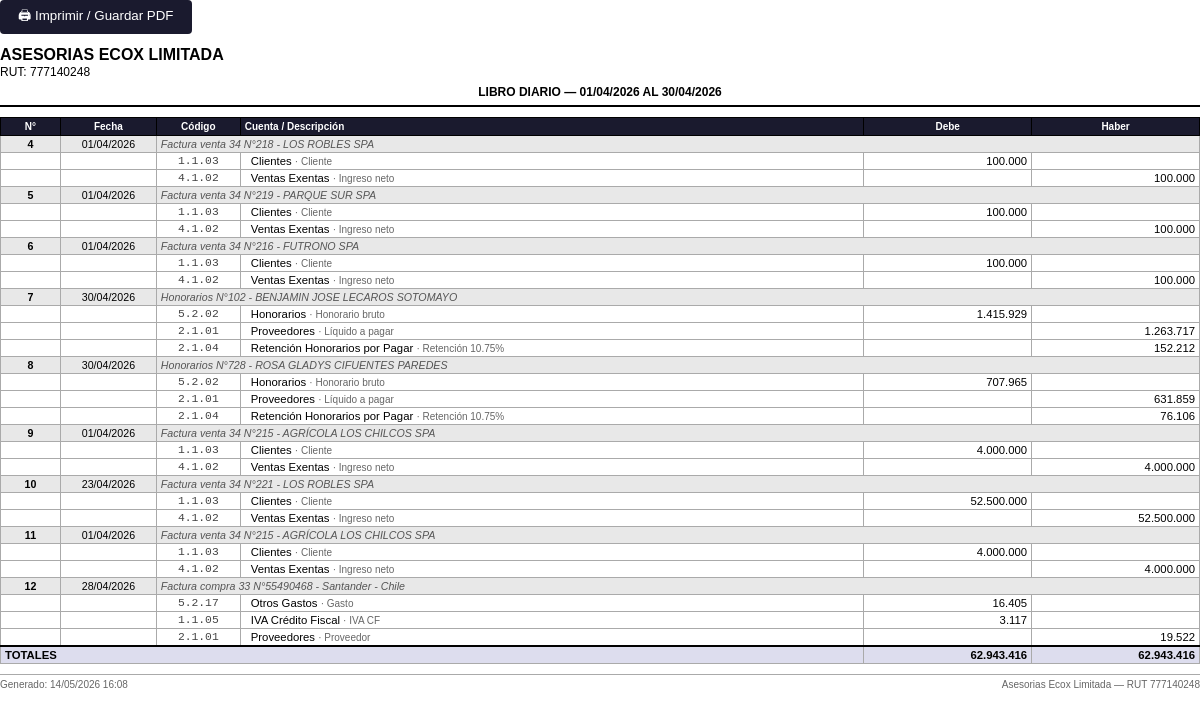
Page /empresa/2/reportes/diario/imprimir on the committed database.
### models.py (models this page shows, shortened)
class Empresa(db.Model):
    __tablename__ = 'empresas'
    id = db.Column(db.Integer, primary_key=True)
    rut = db.Column(db.String(12), unique=True, nullable=False)
    razon_social = db.Column(db.String(200), nullable=False)
    nombre_fantasia = db.Column(db.String(200))
    giro = db.Column(db.String(300))
    activa = db.Column(db.Boolean, default=True)
    clave_sii = db.Column(db.String(200))   # clave portal SII (opcional)
    cuentas = db.relationship('Cuenta', backref='empresa', lazy='dynamic')
    asientos = db.relationship('Asiento', backref='empresa', lazy='dynamic')
    documentos_sii = db.relationship('DocumentoSII', backref='empresa', lazy='dynamic')
    movimientos_banco = db.relationship('MovimientoBanco', backref='empresa', lazy='dynamic')
    reglas = db.relationship('ReglaClasificacion', backref='empresa', lazy='dynamic')

class Asiento(db.Model):
    __tablename__ = 'asientos'
    id = db.Column(db.Integer, primary_key=True)
    empresa_id = db.Column(db.Integer, db.ForeignKey('empresas.id'), nullable=False)
    fecha = db.Column(db.Date, nullable=False)
    numero = db.Column(db.Integer)
    descripcion = db.Column(db.String(500))
    origen = db.Column(db.String(20), default='MANUAL')
    estado = db.Column(db.String(15), default='BORRADOR')
    creado_en = db.Column(db.DateTime, default=datetime.now)
    lineas = db.relationship('LineaAsiento', backref='asiento', lazy='select',
                             cascade='all, delete-orphan',
                             order_by='LineaAsiento.orden')

class LineaAsiento(db.Model):
    __tablename__ = 'lineas_asiento'
    id = db.Column(db.Integer, primary_key=True)
    asiento_id = db.Column(db.Integer, db.ForeignKey('asientos.id'), nullable=False)
    cuenta_id = db.Column(db.Integer, db.ForeignKey('cuentas.id'), nullable=False)
    debe = db.Column(db.Float, default=0.0)
    haber = db.Column(db.Float, default=0.0)
    descripcion = db.Column(db.String(300))
    orden = db.Column(db.Integer, default=0)

class Cuenta(db.Model):
    __tablename__ = 'cuentas'
    id = db.Column(db.Integer, primary_key=True)
    empresa_id = db.Column(db.Integer, db.ForeignKey('empresas.id'), nullable=False)
    codigo = db.Column(db.String(20), nullable=False)
    nombre = db.Column(db.String(200), nullable=False)
    tipo = db.Column(db.String(20), nullable=False)       # ACTIVO, PASIVO, PATRIMONIO, INGRESO, GASTO
    naturaleza = db.Column(db.String(10), nullable=False)  # DEUDORA, ACREEDORA
    nivel = db.Column(db.Integer, default=1)
    cuenta_padre_id = db.Column(db.Integer, db.ForeignKey('cuentas.id'), nullable=True)
    activa = db.Column(db.Boolean, default=True)
    es_titulo = db.Column(db.Boolean, default=False)
    hijos = db.relationship('Cuenta', backref=db.backref('padre', remote_side=[id]))
    lineas = db.relationship('LineaAsiento', backref='cuenta', lazy='dynamic')

### routes/reportes.py (the view)
@bp.route('/empresa/<int:eid>/reportes/diario/imprimir')
def diario_imprimir(eid):
    empresa = Empresa.query.get_or_404(eid)
    desde, hasta = _rango_fechas()
    asientos = (Asiento.query
                .filter_by(empresa_id=eid, estado='CONFIRMADO')
                .filter(Asiento.fecha >= desde, Asiento.fecha <= hasta)
                .order_by(Asiento.numero)
                .all())
    from datetime import datetime
    return render_template('reportes/diario_print.html', empresa=empresa,
                           asientos=asientos, desde=desde, hasta=hasta,
                           now=datetime.now())

### routes/reportes.py (called while the page is built)
def _mes_anterior():
    hoy = date.today()
    if hoy.month == 1:
        y, m = hoy.year - 1, 12
    else:
        y, m = hoy.year, hoy.month - 1
    return date(y, m, 1), date(y, m, calendar.monthrange(y, m)[1])

def _rango_fechas():
    d_def, h_def = _mes_anterior()
    desde_str = request.args.get('desde', d_def.isoformat())
    hasta_str = request.args.get('hasta', h_def.isoformat())
    try:
        desde = date.fromisoformat(desde_str)
        hasta = date.fromisoformat(hasta_str)
    except ValueError:
        desde, hasta = _mes_anterior()
    return desde, hasta

### templates/reportes/diario_print.html (shortened to what this page needs)
<!DOCTYPE html>
<html lang="es">
<head>
</head>
<body>
<button class="btn-print no-print" onclick="window.print()">🖨 Imprimir / Guardar PDF</button>
<div class="page-header">
  <div class="empresa-nombre">{{ empresa.razon_social }}</div>
  <div class="empresa-rut">RUT: {{ empresa.rut }}</div>
  <div class="periodo">Libro Diario — {{ desde.strftime('%d/%m/%Y') }} al {{ hasta.strftime('%d/%m/%Y') }}</div>
</div>
<table>
  <colgroup>
    <col class="c-num"><col class="c-fecha"><col class="c-cod">
    <col class="c-nom"><col class="c-monto"><col class="c-monto">
  </colgroup>
  <thead>
    <tr>
      <th>N°</th><th>Fecha</th><th>Código</th>
      <th class="text-left">Cuenta / Descripción</th>
      <th>Debe</th><th>Haber</th>
    </tr>
  </thead>
  <tbody>
    {% set tot_debe  = [0] %}
    {% set tot_haber = [0] %}
    {% for a in asientos %}
    <tr class="asiento-header">
      <td class="numero">{{ a.numero }}</td>
      <td style="text-align:center">{{ a.fecha.strftime('%d/%m/%Y') }}</td>
      <td colspan="4" style="font-style:italic;color:#555">{{ a.descripcion or '' }}</td>
    </tr>
    {% for l in a.lineas %}
    <tr class="linea">
      <td></td><td></td>
      <td class="cod">{{ l.cuenta.codigo }}</td>
      <td style="padding-left:10px">
        {{ l.cuenta.nombre }}{% if l.descripcion %} <span style="color:#666;font-size:7.5pt">· {{ l.descripcion }}</span>{% endif %}
      </td>
      <td class="num">{% if l.debe %}{{ '{:,.0f}'.format(l.debe).replace(',','.') }}{% endif %}</td>
      <td class="num">{% if l.haber %}{{ '{:,.0f}'.format(l.haber).replace(',','.') }}{% endif %}</td>
    </tr>
    {% endfor %}
    {% endfor %}
  </tbody>
  <tfoot>
    <tr>
      <td colspan="4">TOTALES</td>
      <td>{{ '{:,.0f}'.format(tot_debe[-1]).replace(',','.') }}</td>
      <td>{{ '{:,.0f}'.format(tot_haber[-1]).replace(',','.') }}</td>
    </tr>
  </tfoot>
</table>
<div class="page-footer">
  <span>Generado: {{ now.strftime('%d/%m/%Y %H:%M') }}</span>
  <span>{{ empresa.razon_social }} — RUT {{ empresa.rut }}</span>
</div>
</body>
</html>

### templates/reportes/diario_print.html (style rules this page uses)
* { box-sizing: border-box; margin: 0; padding: 0; }
body { font-family: Arial, Helvetica, sans-serif; font-size: 9pt; color: #000; background: #fff; }
.page-header { margin-bottom: 10px; border-bottom: 2px solid #000; padding-bottom: 6px; }
.page-header .empresa-nombre { font-size: 12pt; font-weight: bold; text-transform: uppercase; }
.page-header .empresa-rut { font-size: 9pt; margin-top: 1px; }
.page-header .periodo { font-size: 9pt; font-weight: bold; margin-top: 6px; text-transform: uppercase; text-align: center; }
table { width: 100%; border-collapse: collapse; }
col.c-num { width: 5%; }
col.c-fecha { width: 8%; }
col.c-cod { width: 7%; }
col.c-nom { width: 52%; }
col.c-monto { width: 14%; }
th, td { border: 1px solid #aaa; padding: 2px 4px; vertical-align: middle; }
thead th { background: #1a1a2e; color: #fff; text-align: center; font-size: 7.5pt; font-weight: bold; border-color: #000; padding: 3px 4px; }
thead th.text-left { text-align: left; }
tr.asiento-header td { background: #e8e8e8; font-size: 8pt; }
tr.asiento-header td.numero { text-align: center; font-weight: bold; }
tr.linea td { font-size: 8.5pt; }
td.num { text-align: right; }
td.cod { font-family: 'Courier New', monospace; font-size: 8pt; color: #444; text-align: center; }
tfoot td { font-weight: bold; background: #dde; border-top: 2px solid #000; font-size: 8.5pt; text-align: right; }
tfoot td:first-child { text-align: left; }
.page-footer { margin-top: 10px; border-top: 1px solid #aaa; padding-top: 4px; font-size: 7.5pt; color: #666; display: flex; justify-content: space-between; }
.btn-print { display: inline-block; margin-bottom: 12px; padding: 6px 18px; background: #1a1a2e; color: #fff; border: none; border-radius: 4px; font-size: 10pt; cursor: pointer; }

### rows in the picture
Empresa: razon_social "ASESORIAS ECOX LIMITADA", rut "777140248", razon_social "Asesorias Ecox Limitada"
Asiento: numero "4", fecha "01/04/2026", descripcion "Factura venta 34 N°218 - LOS ROBLES SPA"
LineaAsiento: cuenta.codigo "1.1.03", cuenta.nombre "Clientes", descripcion "Cliente", debe "100.000"
LineaAsiento: cuenta.codigo "4.1.02", cuenta.nombre "Ventas Exentas", descripcion "Ingreso neto", haber "100.000"
Asiento: numero "5", fecha "01/04/2026", descripcion "Factura venta 34 N°219 - PARQUE SUR SPA"
LineaAsiento: cuenta.codigo "1.1.03", cuenta.nombre "Clientes", descripcion "Cliente", debe "100.000"
LineaAsiento: cuenta.codigo "4.1.02", cuenta.nombre "Ventas Exentas", descripcion "Ingreso neto", haber "100.000"
Asiento: numero "6", fecha "01/04/2026", descripcion "Factura venta 34 N°216 - FUTRONO SPA"
LineaAsiento: cuenta.codigo "1.1.03", cuenta.nombre "Clientes", descripcion "Cliente", debe "100.000"
LineaAsiento: cuenta.codigo "4.1.02", cuenta.nombre "Ventas Exentas", descripcion "Ingreso neto", haber "100.000"
Asiento: numero "7", fecha "30/04/2026", descripcion "Honorarios N°102 - BENJAMIN JOSE LECAROS SOTOMAYO"
LineaAsiento: cuenta.codigo "5.2.02", cuenta.nombre "Honorarios", descripcion "Honorario bruto", debe "1.415.929"
LineaAsiento: cuenta.codigo "2.1.01", cuenta.nombre "Proveedores", descripcion "Líquido a pagar", haber "1.263.717"
LineaAsiento: cuenta.codigo "2.1.04", cuenta.nombre "Retención Honorarios por Pagar", descripcion "Retención 10.75%", haber "152.212"
Asiento: numero "8", fecha "30/04/2026", descripcion "Honorarios N°728 - ROSA GLADYS CIFUENTES PAREDES"
LineaAsiento: cuenta.codigo "5.2.02", cuenta.nombre "Honorarios", descripcion "Honorario bruto", debe "707.965"
LineaAsiento: cuenta.codigo "2.1.01", cuenta.nombre "Proveedores", descripcion "Líquido a pagar", haber "631.859"
LineaAsiento: cuenta.codigo "2.1.04", cuenta.nombre "Retención Honorarios por Pagar", descripcion "Retención 10.75%", haber "76.106"
Asiento: numero "9", fecha "01/04/2026", descripcion "Factura venta 34 N°215 - AGRÍCOLA LOS CHILCOS SPA"
LineaAsiento: cuenta.codigo "1.1.03", cuenta.nombre "Clientes", descripcion "Cliente", debe "4.000.000"
LineaAsiento: cuenta.codigo "4.1.02", cuenta.nombre "Ventas Exentas", descripcion "Ingreso neto", haber "4.000.000"
Asiento: numero "10", fecha "23/04/2026", descripcion "Factura venta 34 N°221 - LOS ROBLES SPA"
LineaAsiento: cuenta.codigo "1.1.03", cuenta.nombre "Clientes", descripcion "Cliente", debe "52.500.000"
LineaAsiento: cuenta.codigo "4.1.02", cuenta.nombre "Ventas Exentas", descripcion "Ingreso neto", haber "52.500.000"
Asiento: numero "11", fecha "01/04/2026", descripcion "Factura venta 34 N°215 - AGRÍCOLA LOS CHILCOS SPA"
LineaAsiento: cuenta.codigo "1.1.03", cuenta.nombre "Clientes", descripcion "Cliente", debe "4.000.000"
LineaAsiento: cuenta.codigo "4.1.02", cuenta.nombre "Ventas Exentas", descripcion "Ingreso neto", haber "4.000.000"
Asiento: numero "12", fecha "28/04/2026", descripcion "Factura compra 33 N°55490468 - Santander - Chile"
LineaAsiento: cuenta.codigo "5.2.17", cuenta.nombre "Otros Gastos", descripcion "Gasto", debe "16.405"
LineaAsiento: cuenta.codigo "1.1.05", cuenta.nombre "IVA Crédito Fiscal", descripcion "IVA CF", debe "3.117"
LineaAsiento: cuenta.codigo "2.1.01", cuenta.nombre "Proveedores", descripcion "Proveedor", haber "19.522"

### other values in the picture
{{ desde.strftime('%d/%m/%Y') }} "01/04/2026"
{{ hasta.strftime('%d/%m/%Y') }} "30/04/2026"
{{ '{:,.0f}'.format(tot_debe[-1]).replace(',','.') }} "62.943.416"
{{ '{:,.0f}'.format(tot_haber[-1]).replace(',','.') }} "62.943.416"
